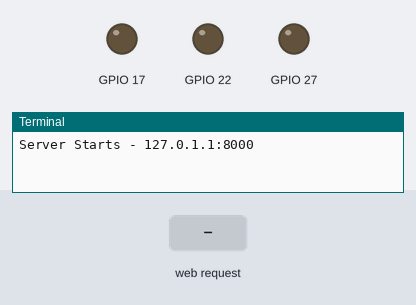
Bench run of a program on a simulated Raspberry Pi (BCM pin numbers). Parts: output pins drawn as LEDs (lit = HIGH), the last lines printed to the terminal. The test bench sets the inputs (shaded band). Threads take turns every 2 ms.

Above: at 1.2 s.
1.3 s: HTTP request for / received
2.8 s: HTTP request for /Green received
At 4.0 s:
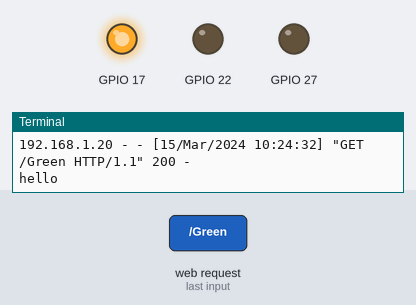
4.3 s: HTTP request for /Yellow received
At 5.1 s:
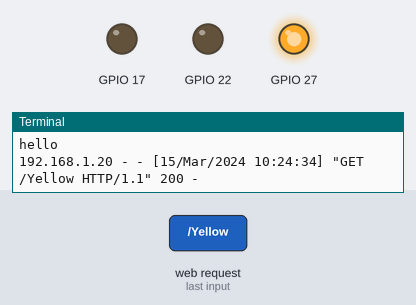
5.8 s: HTTP request for /Red received
At 6.3 s:
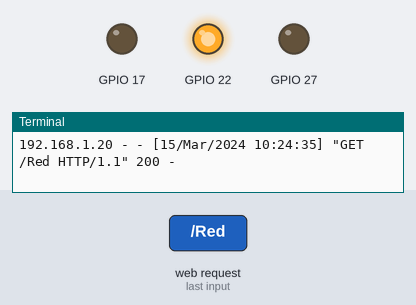
7.3 s: HTTP request for /Off received
At 8.5 s:
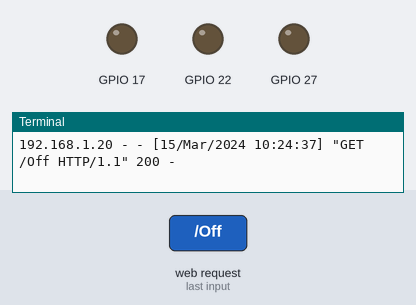
8.8 s: HTTP request for /Auto received
At 9.7 s:
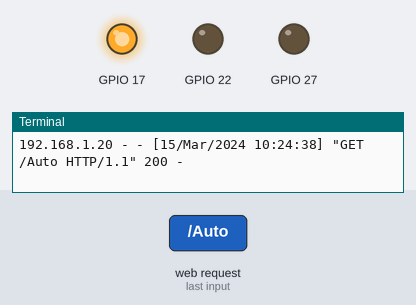
Timing chart, 0 to 11.3 s (numbered marks = the images above; inputs shaded):
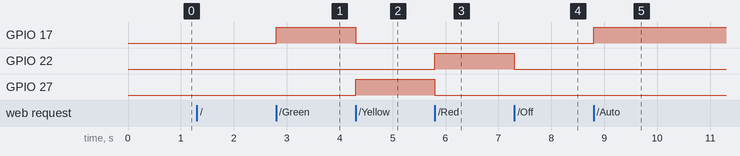

Measured:
- after the input at 2.8 s, GPIO 17: LOW → HIGH at once
- after the input at 4.3 s, GPIO 17: HIGH → LOW at once; GPIO 27: LOW → HIGH at once
- after the input at 5.8 s, GPIO 22: LOW → HIGH at once; GPIO 27: HIGH → LOW at once
- after the input at 7.3 s, GPIO 22: HIGH → LOW at once
- after the input at 8.8 s, GPIO 17: LOW → HIGH at once

The program:

webserver.py
```python
import RPi.GPIO as GPIO
import time
from threading import Thread
from http.server import BaseHTTPRequestHandler, HTTPServer


host_name = '127.0.1.1'    # Change this to your Raspberry Pi IP address
host_port = 8000

# Mode is a global variable which will help us switch between automatic and manual modes
mode = "Auto"


# Custom Server class built using the base http handler
class MyServer(BaseHTTPRequestHandler):

    # The automatic stoplight function is started in a thread
    # Exits only when the mode has changed
    def auto(self):
        global mode
        while mode == 'Auto':
            GPIO.output(17, GPIO.HIGH)
            GPIO.output(27, GPIO.LOW)
            GPIO.output(22, GPIO.LOW)

            time.sleep(5)
            if mode != 'Auto':
                return

            GPIO.output(17, GPIO.LOW)
            GPIO.output(27, GPIO.HIGH)

            time.sleep(2)
            if mode != 'Auto':
                return

            GPIO.output(27, GPIO.LOW)
            GPIO.output(22, GPIO.HIGH)

            time.sleep(5)
            if mode != 'Auto':
                return

    # Defines the headers
    def do_HEAD(self):
        self.send_response(200)
        self.send_header('Content-type', 'text/html')
        self.end_headers()

    # Defines what happens when the page loads
    def do_GET(self):
        # Simple html page with hyperlinks as buttons
        html = '''
            <html>
            <body style="width:960px; margin: 20px auto;">
            <h1>Raspberry Pi Stoplight</h1>
            <p>Turn LED:
                <a href="/Green">Green</a>
                <a href="/Yellow">Yellow</a>
                <a href="/Red">Red</a>
                <a href="/Off">Off</a>
                <a href="/Auto">Automatic</a>
            </p>
            </body>
            </html>
        '''
        self.do_HEAD()

        # Set mode to be global
        global mode

        # Setup the GPIO pins on the index page
        if self.path == '/':
            GPIO.setmode(GPIO.BCM)
            GPIO.setwarnings(False)
            GPIO.setup(17, GPIO.OUT)
            GPIO.setup(27, GPIO.OUT)
            GPIO.setup(22, GPIO.OUT)
        elif self.path == '/Green':
            mode = "Man"
            GPIO.output(17, GPIO.HIGH)
            GPIO.output(27, GPIO.LOW)
            GPIO.output(22, GPIO.LOW)
            print("hello")
        elif self.path == '/Yellow':
            mode = "Man"
            GPIO.output(17, GPIO.LOW)
            GPIO.output(27, GPIO.HIGH)
            GPIO.output(22, GPIO.LOW)
        elif self.path == '/Red':
            mode = "Man"
            GPIO.output(17, GPIO.LOW)
            GPIO.output(27, GPIO.LOW)
            GPIO.output(22, GPIO.HIGH)
        elif self.path == '/Off':
            mode = "Man"
            GPIO.output(17, GPIO.LOW)
            GPIO.output(27, GPIO.LOW)
            GPIO.output(22, GPIO.LOW)
        elif self.path == '/Auto':
            mode = "Auto"

            # Creates a thread so that you can exit the auto state
            auto = Thread(target=self.auto)
            auto.start()

        # After the GPIO action, rewrite the page
        self.wfile.write(html.format().encode("utf-8"))


# Run the server when the script starts
if __name__ == '__main__':
    http_server = HTTPServer((host_name, host_port), MyServer)
    print("Server Starts - %s:%s" % (host_name, host_port))

    try:
        http_server.serve_forever()
    except KeyboardInterrupt:
        http_server.server_close()
```
